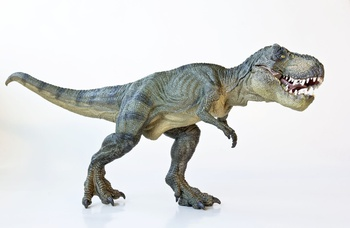
#> input picture images/TRex.jpg, 350 x 228 px
$ python masking.py --image ../images/TRex.jpg
#> lines starting #> are read from the running program, lines starting #| are printed output that depends on the picture; after the words box and inside, x2 and y2 are one past the last pixel; in counts of white or black regions, pixels touching at a corner belong together
import numpy as np
import argparse
import cv2

ap = argparse.ArgumentParser()
ap.add_argument("-i","--image",required=True,help="Path to the image")
args = vars((ap.parse_args()))

image = cv2.imread(args["image"])
#> image is the input picture: shape (228, 350, 3); mean B, G, R 216.4, 216.9, 215.4
cv2.imshow("Original", image)

mask = np.zeros(image.shape[:2], dtype="uint8")
(cX,cY) = (image.shape[1] // 2, image.shape[0] // 2)
#> cX = 175; cY = 114
#cv2.rectangle(mask,(cX - 75,cY-75), (cX + 75, cY + 75),255, -1)
cv2.circle(mask,(cX,cY),75,255,-1)
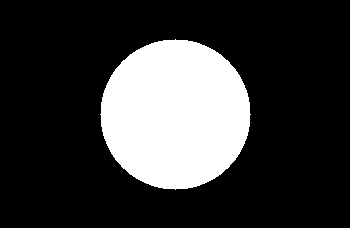
#> mask: shape (228, 350); 22.1% white; 1 white region, box (x1, y1, x2, y2) and area: (100, 39, 251, 190) 17665
cv2.imshow("Mask", mask)

masked = cv2.bitwise_and(image, image, mask=mask)
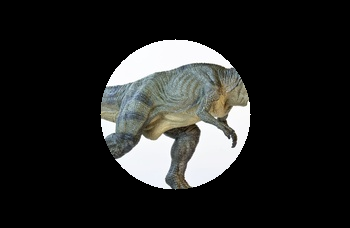
#> masked: shape (228, 350, 3); mean B, G, R 37.5, 38.6, 38
cv2.imshow("Mask Applied to Image", masked)
cv2.waitKey(0)
